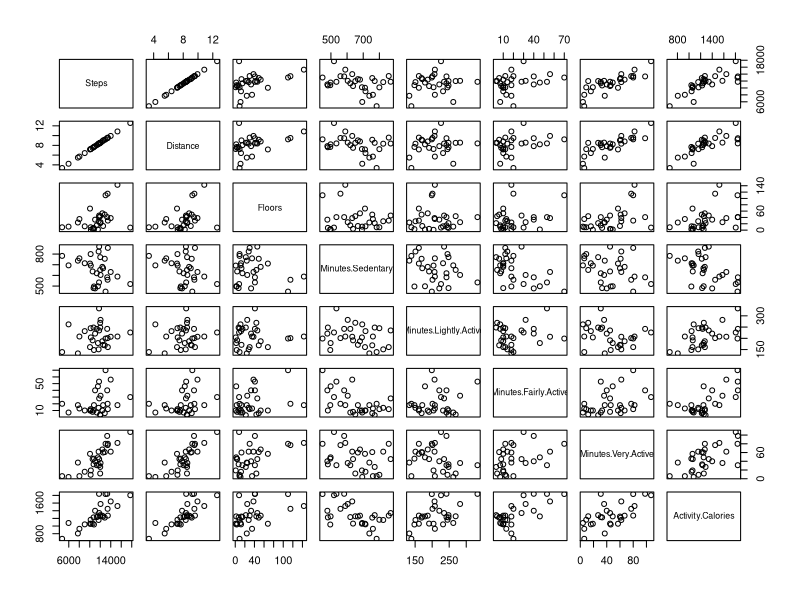
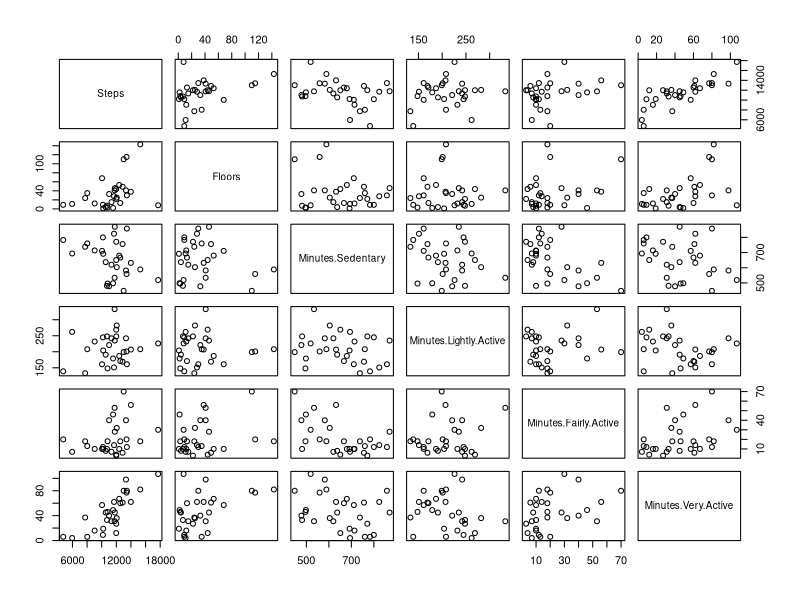

Write the R code that produced these figures, in order. (Note: this script raises an error after producing the figures.)
library(dplyr)
library(ggplot2)
library(caret)
library(glmnet)
library(boot)


fitbit <- read.csv("../data/fitbit_export_20160806.csv", skip = 1, stringsAsFactors = FALSE) %>%
   mutate(
      Calories.Burned = as.numeric(gsub(",", "", Calories.Burned)),
      Steps = as.numeric(gsub(",", "", Steps)),
      Activity.Calories = as.numeric(gsub(",", "", Activity.Calories)),
      Date = as.Date(Date, format = "%d/%m/%Y")
   )
# pairs, excluding Date and Calories consumed
pairs(fitbit[ -(1:2)])

# so Distance is redundant - predictable from Steps
fitbit2 <- fitbit
fitbit2$Distance <- NULL
fitbit2$Activity.Calories <- NULL
fitbit2$Date <- NULL

pairs(fitbit2[ -1])

# turns out the sum of those minutes is the time you are awake:
minutes <- fitbit2[ , 4:7]
24 - round(apply(minutes, 1, sum) / 60, 1)


mod0 <- lm(Calories.Burned ~ Steps + Floors, data= fitbit2)
RMSE(Y, fitted(mod0)) # surprisngly bad
plot(mod0, which = 1, bty = "l"); grid()

X <- as.matrix(fitbit2[ , -1]) # standardisation happens as part of glmnet
Y <- fitbit2$Calories.Burned

set.seed(123)
alphas <- seq(from = 0, to  = 1, length.out = 10)
res <- matrix(0, nrow = length(alphas), ncol = 2)
for(i in 1:length(alphas)){
   cvmod <- cv.glmnet(X, Y, alpha = alphas[i])
   res[i, ] <- c(alphas[i], sqrt(min(cvmod$cvm)))
}
res <- res[order(res[ ,2]), ]
res
# best alpha varies according to the random seed set earlier
bestalpha <- res[1, 1]

cvmod <- cv.glmnet(X, Y, alpha = bestalpha)
mod1 <- glmnet(X, Y, alpha = bestalpha)


mod2 <- lm(Calories.Burned ~ ., data = fitbit2)

coefs <- data.frame(original = coef(mod2), 
           shrunk = as.vector(coef(mod1, s = cvmod$lambda.min)))

round(coefs, 3)

# RMSE from full data ie overfit models
RMSE(Y, fitted(mod0))
RMSE(Y, predict(mod1, newx = X, s = cvmod$lambda.min))
RMSE(Y, fitted(mod2))


#----------------validation--------
# first, check that with lambda = 0 you get the same results with both
mod3 <- glmnet(X, Y, alpha = bestalpha, lambda = 0)
round(data.frame("elastic, lambda = 0" = as.vector(coef(mod3)), "lm" = coef(mod2), check.names = FALSE), 3)


mod1f <- function(data, i){
   X <- as.matrix(data[i , -1])
   Y <- data[i , 1]
   cvmod <- cv.glmnet(X, Y, alpha = 1, nfolds = 30)
   mod1 <- glmnet(X, Y, alpha = 1)
   RMSE(predict(mod1, newx = as.matrix(data[ , -1]), s = cvmod$lambda.min), data[ , 1])
}

elastic_boot <- boot(fitbit2, statistic = mod1f, R = 99)


mod2f <- function(data, i){
   mod2 <- lm(Calories.Burned ~ ., data = data[i, ])
   RMSE(predict(mod2, newdata = data), data[ , 1])
}

lm_boot <- boot(fitbit2, statistic = mod2f, R = 99)

mod0f <- function(data, i){
   mod0 <- lm(Calories.Burned ~ Steps + Floors, data = data[i, ])
   RMSE(predict(mod0, newdata = data), data[ , 1])
}
lm0_boot <- boot(fitbit2, statistic = mod0f, R = 99)

round(c("elastic" = mean(elastic_boot$t), 
        "lm_allvar" = mean(lm_boot$t),
        "lm_2var" = mean(lm0_boot$t)), 1)
#----autocorrelation--------
pacf(resid(mod2))

round(coef(mod0), 3)
round(coef(lm(Calories.Burned ~ Steps, data = fitbit2)), 3) 
# 69 calories per 1000 steps.  Compare to 50 calories per 1000 steps at http://www.livestrong.com/article/320124-how-many-calories-does-the-average-person-use-per-step/
confint(mod0)


#----variables coming in with different importance--
# working with scaled variables just for visual distinguishing
# shouldn't make a difference as under the hood glmnet does it anyway
mod1s <- glmnet(scale(X), Y, alpha = bestalpha)
plot(mod1s, xvar = "dev", label = TRUE)
colnames(X)
coef(mod1s)
